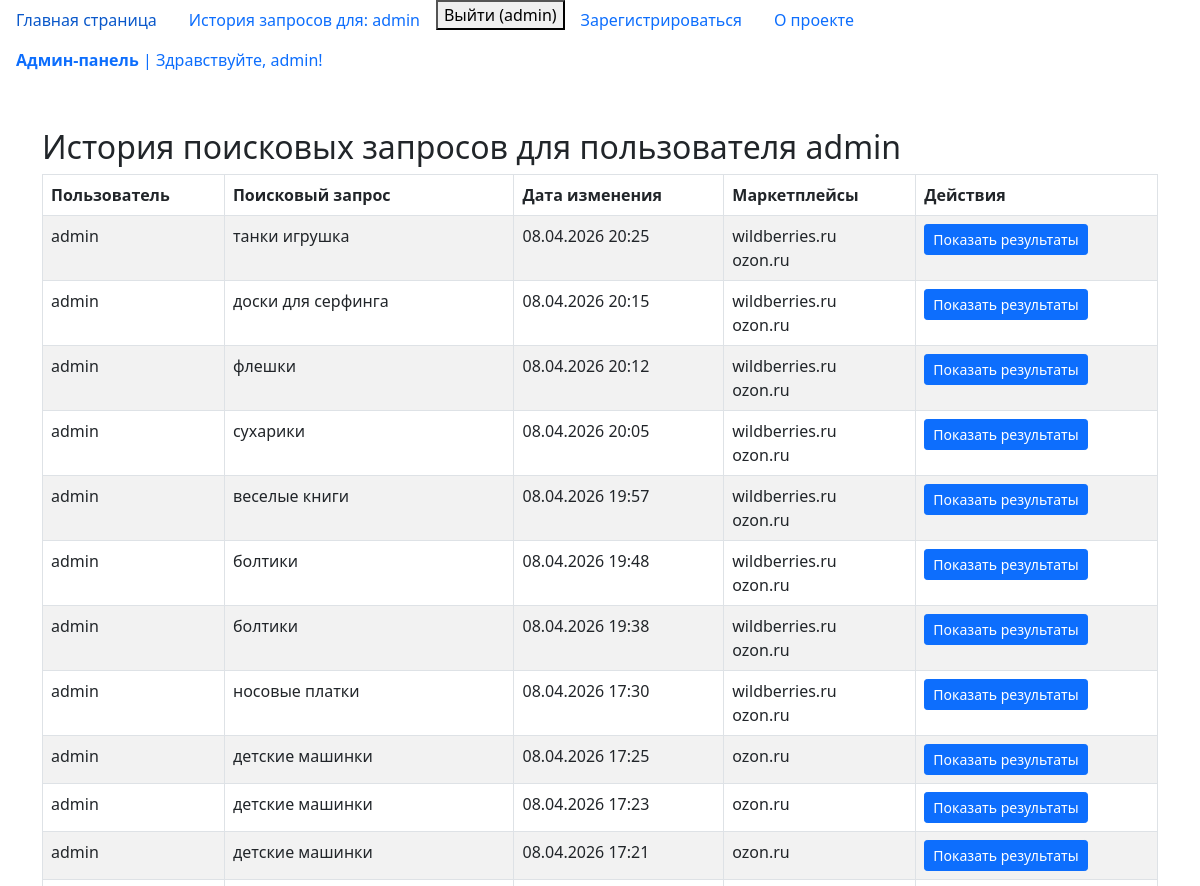
Page /query_list/ (signed in, upper part) on the earlier database version.
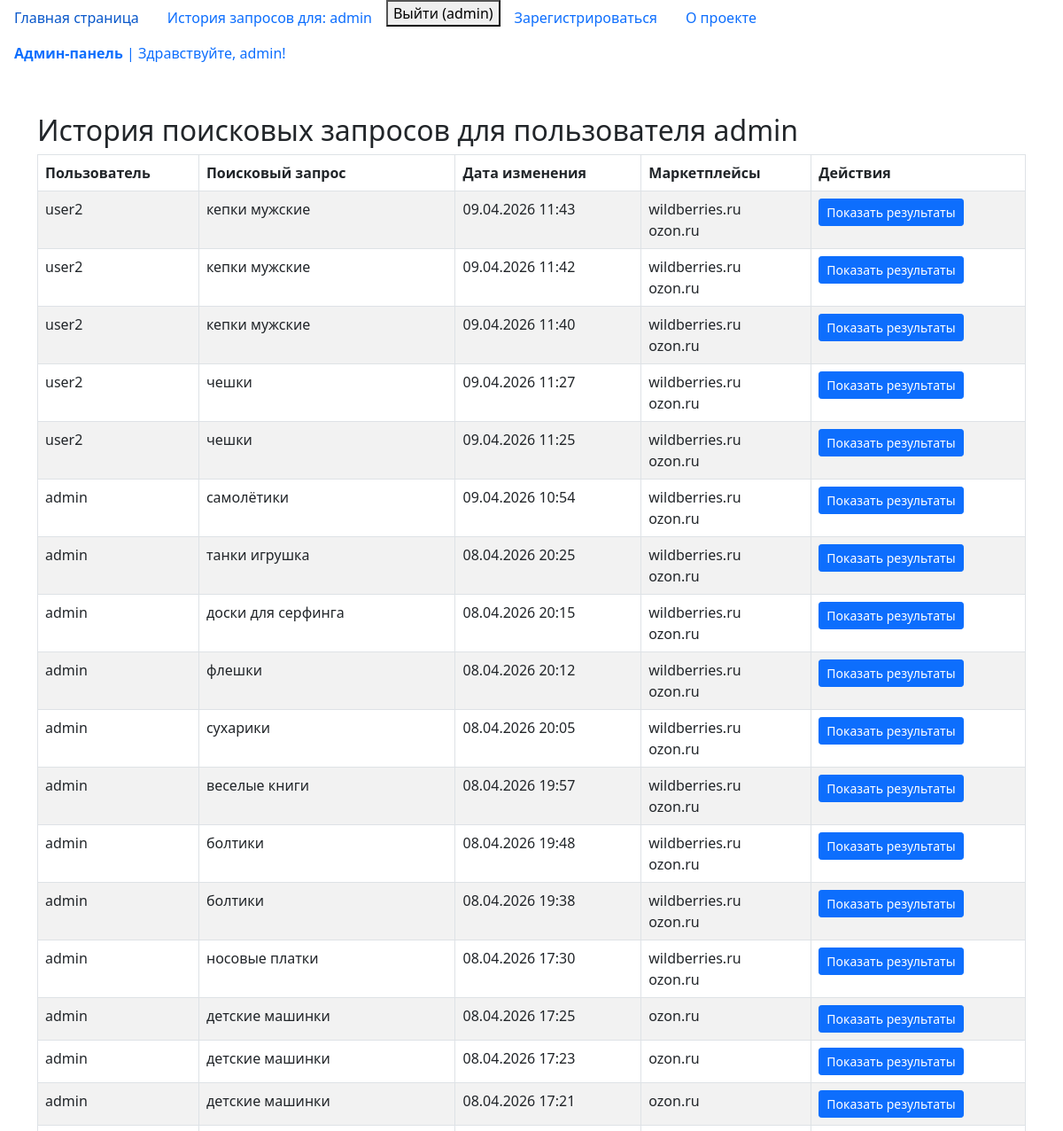
Same page on the later database version.
### web_scraping/models/searchers.py (models this page shows, shortened)
class Searchers(BaseModel):
    class Meta:
        verbose_name = "Запрос"  # Человекочитаемое имя модели в единственном числе
        verbose_name_plural = "Запросы"  # Человекочитаемое имя модели во множественном числе
    """Связь с моделью CustomUser. Указывает, какой пользователь сделал запрос.
    При удалении пользователя все его поисковые запросы также будут удалены (CASCADE)."""
    user = models.ForeignKey(
        CustomUser,
        on_delete=models.CASCADE,
        verbose_name="Пользователь",
    )
    """Текст поискового запроса. Максимальная длина — 100 символов.
    Минимальное количество символов — 2 (проверяется валидатором MinLengthValidator)."""
    query = models.CharField(
        max_length=100,
        verbose_name="Поисковый запрос",
        validators=[MinLengthValidator(2)],
    )
    """Связь многие‑ко‑многим с моделью Product. Указывает на товары,
    найденные по данному запросу. related_name позволяет обращаться
    к запросам из объекта Product через атрибут 'searches'."""
    products = models.ManyToManyField(
        Product,
        related_name="searches",
        verbose_name="Найденные товары",
    )
    """Связь многие‑ко‑многим с моделью Marketplace. Указывает,
    на каких маркетплейсах производился поиск по запросу.
    related_name позволяет обращаться к запросам из объекта Marketplace
    через атрибут 'searches'."""
    marketplaces = models.ManyToManyField(
        Marketplace,
        related_name="searches",
        verbose_name="Маркетплейсы для поиска",
    )

### custom_user_app/models/CustomUser.py (models this page shows, shortened)
class CustomUser(AbstractUser):
    """Поле имени пользователя: уникальное, максимум 70 символов."""
    username = models.CharField(
        max_length=70,
        unique=True,
        verbose_name="Имя пользователя.",
    )
    """Поле электронной почты: уникальное, валидируется как email."""
    email = models.EmailField(unique=True, verbose_name="Электронная почта")
    """Дата и время создания записи (устанавливается один раз при создании)."""
    created_at = models.DateTimeField(
        auto_now_add=True, verbose_name="Создано"
    )
    """Дата и время последнего обновления записи (автоматически обновляется при сохранении)."""
    updated_at = models.DateTimeField(auto_now=True, verbose_name="Изменено")
    USERNAME_FIELD = "username"  # Поле, используемое для аутентификации (вместо email)
    REQUIRED_FIELDS = ["email"]  # Список полей, запрашиваемых при создании пользователя через createsuperuser
    objects = CustomUserManager()  # Использование кастомного менеджера пользователей

### web_scraping/models/marketplace.py (models this page shows, shortened)
class Marketplace(BaseModel):
    class Meta:
        verbose_name = "Маркетплейс"  # Человекочитаемое имя модели в единственном числе
        verbose_name_plural = "Маркетплейсы"  # Человекочитаемое имя модели во множественном числе
    """Название маркетплейса. Максимальная длина — 100 символов."""
    name = models.CharField(
        max_length=100,
        verbose_name="Название маркетплейса",
    )
    """Базовый URL маркетплейса. Поле автоматически валидирует корректность URL."""
    base_url = models.URLField(verbose_name="Базовый URL")

### web_scraping/views/query_list.py (the view, shortened to what this page needs)
# urls.py: path("query_list/", query_list, name="query_list"),
@login_required(login_url="login")
def query_list(request):
    if request.user.is_superuser:
        searchers = Searchers.objects.all().order_by("-id")  # Все запросы, сортировка по убыванию ID
    else:
        searchers = Searchers.objects.filter(user=request.user).order_by("-id")  # Только запросы текущего пользователя
    marketplaces = Marketplace.objects.all()
    context = {
        "marketplaces": marketplaces,  # Список маркетплейсов для выбора в форме
        "searchers": searchers,  # История поисковых запросов (текущего пользователя или всех)
        "current_user": request.user  # Данные текущего пользователя для отображения в интерфейсе
    }
    return render(
        request,
        "web_scarping/search_list.html",
        context=context,
    )

### web_scraping/templates/web_scarping/search_list.html (shortened to what this page needs)
{% extends 'web_scarping/base.html' %}
{% block body %}
<div class="container mt-5">
    <h2>История поисковых запросов для пользователя {{ user.username }}</h2>
    <div class="row">
        <div class="col-md-12">
            <table class="table table-striped table-bordered">
                <thead>
                    <tr>
                        <th>Пользователь</th>
                        <th>Поисковый запрос</th>
                        <th>Дата изменения</th>
                        <th>Маркетплейсы</th>
                        <th>Действия</th>
                    </tr>
                </thead>
                <tbody>
                    {% for search in searchers %}
                    <tr>
                        <td>{{ search.user.username }}</td>
                        <td>{{ search.query }}</td>
                        <td>{{ search.updated_at|date:"d.m.Y H:i" }}</td>
                        <td>
                            {% for marketplace in search.marketplaces.all %}
                                {{ marketplace.name }}<br>
                            {% empty %}
                                Маркетплейсы не выбраны
                            {% endfor %}
                        </td>
                        <td>
                            <a href="{% url 'query_result' search.id %}"
                               class="btn btn-primary btn-sm">
                                 Показать результаты
                            </a>
                        </td>
                    </tr>
                    {% empty %}
                    <tr>
                        <td colspan="5" class="text-center">
                            Записей не найдено
                        </td>
                    </tr>
                    {% endfor %}
                </tbody>
            </table>
        </div>
    </div>
</div>
{% endblock %}

Differences in the rows shown:
added Searchers: user.username "user2", query "кепки мужские", updated_at "09.04.2026 11:43", Marketplace (name "wildberries.ru"), Marketplace (name "ozon.ru")
added Searchers: user.username "user2", query "кепки мужские", updated_at "09.04.2026 11:42", Marketplace (name "wildberries.ru"), Marketplace (name "ozon.ru")
added Searchers: user.username "user2", query "кепки мужские", updated_at "09.04.2026 11:40", Marketplace (name "wildberries.ru"), Marketplace (name "ozon.ru")
added Searchers: user.username "user2", query "чешки", updated_at "09.04.2026 11:27", Marketplace (name "wildberries.ru"), Marketplace (name "ozon.ru")
added Searchers: user.username "user2", query "чешки", updated_at "09.04.2026 11:25", Marketplace (name "wildberries.ru"), Marketplace (name "ozon.ru")
added Searchers: user.username "admin", query "самолётики", updated_at "09.04.2026 10:54", Marketplace (name "wildberries.ru"), Marketplace (name "ozon.ru")
